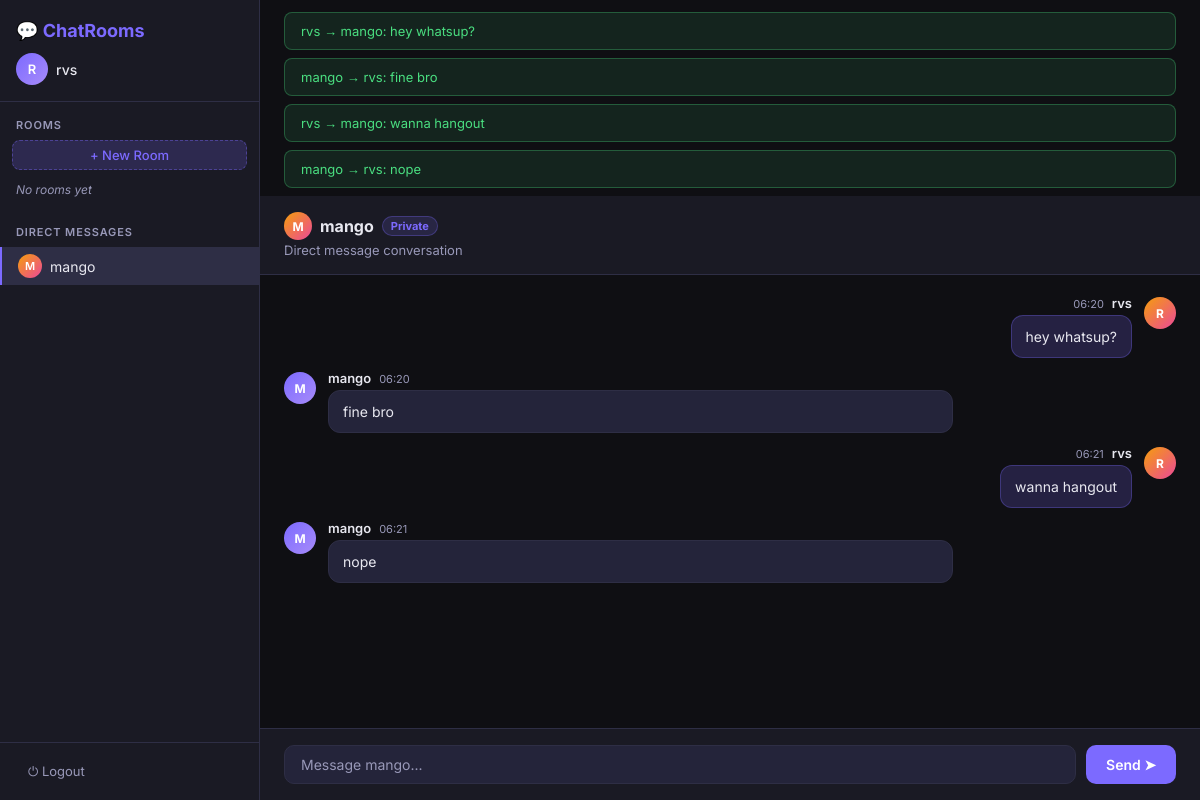
/private/mango/ (signed in), run on the app's committed database.
### chat/models.py (models this page shows)
class PrivateMessage(models.Model):
    sender = models.ForeignKey(User, on_delete=models.CASCADE, related_name='sent_messages')
    receiver = models.ForeignKey(User, on_delete=models.CASCADE, related_name='received_messages')
    content = models.TextField()
    timestamp = models.DateTimeField(auto_now_add=True)
    is_read = models.BooleanField(default=False)
    class Meta:
        ordering = ['timestamp']
    def __str__(self):
        return f'{self.sender.username} → {self.receiver.username}: {self.content[:50]}'

### chat/views.py (the view)
# urls.py: path('private/<str:username>/', views.private_chat_view, name='private_chat'),
@login_required
def private_chat_view(request, username):
    other_user = get_object_or_404(User, username=username)
    if other_user == request.user:
        return redirect('home')
    chat_messages = PrivateMessage.objects.filter(
        Q(sender=request.user, receiver=other_user) |
        Q(sender=other_user, receiver=request.user)
    ).order_by('timestamp')[:100]
    PrivateMessage.objects.filter(sender=other_user, receiver=request.user, is_read=False).update(is_read=True)
    users = User.objects.exclude(id=request.user.id)
    return render(request, 'chat/private_chat.html', {
        'other_user': other_user,
        'messages': chat_messages,
        'users': users,
    })

### chatproject/templates/chat/private_chat.html (shortened to what this page needs)
{% extends 'chat/base.html' %}
{% block content %}
<div class="chat-page">
    <div class="chat-header">
        <div class="chat-title">
            <div class="dm-header-avatar">{{ other_user.username|first|upper }}</div>
            {{ other_user.username }}
            <span class="dm-badge">Private</span>
        </div>
        <div class="chat-desc">Direct message conversation</div>
    </div>
    <div class="messages-container" id="messages">
        {% for msg in messages %}
        <div class="message {% if msg.sender == user %}own{% endif %}">
            <div class="msg-avatar">{{ msg.sender.username|first|upper }}</div>
            <div class="msg-body">
                <div class="msg-meta">
                    <span class="msg-author">{{ msg.sender.username }}</span>
                    <span class="msg-time">{{ msg.timestamp|time:"H:i" }}</span>
                </div>
                <div class="msg-content">{{ msg.content }}</div>
            </div>
        </div>
        {% empty %}
        <div class="empty-chat">
            <p>💬 No messages yet. Say hi to {{ other_user.username }}!</p>
        </div>
        {% endfor %}
    </div>
    <div class="message-input-area">
        <input type="text" id="message-input" class="message-input" placeholder="Message {{ other_user.username }}..." autocomplete="off">
        <button id="send-btn" class="send-btn">Send ➤</button>
    </div>
</div>
{% endblock %}

### chatproject/templates/chat/base.html (shortened to what this page needs)
<!DOCTYPE html>
<html lang="en">
<head>
    <link rel="stylesheet" href="/static/chat/css/style.css">
</head>
<body>
    {% if user.is_authenticated %}
    <div class="app-layout">
        <aside class="sidebar">
            <div class="sidebar-header">
                <div class="logo">💬 ChatRooms</div>
                <div class="user-badge">
                    <div class="avatar">{{ user.username|first|upper }}</div>
                    <span class="username-text">{{ user.username }}</span>
                </div>
            </div>
            <nav class="sidebar-nav">
                <div class="nav-section">
                    <div class="nav-section-title">Rooms</div>
                    <a href="{% url 'create_room' %}" class="btn-create">+ New Room</a>
                    {% for room in rooms %}
                    <a href="{% url 'room' room.name %}" class="nav-item {% if request.resolver_match.kwargs.room_name == room.name %}active{% endif %}">
                        <span class="room-hash">#</span> {{ room.name }}
                    </a>
                    {% empty %}
                    <p class="empty-hint">No rooms yet</p>
                    {% endfor %}
                </div>
                <div class="nav-section">
                    <div class="nav-section-title">Direct Messages</div>
                    {% for u in users %}
                    <a href="{% url 'private_chat' u.username %}" class="nav-item dm-item {% if request.resolver_match.kwargs.username == u.username %}active{% endif %}">
                        <div class="dm-avatar">{{ u.username|first|upper }}</div>
                        {{ u.username }}
                    </a>
                    {% empty %}
                    <p class="empty-hint">No other users</p>
                    {% endfor %}
                </div>
            </nav>
            <div class="sidebar-footer">
                <a href="{% url 'logout' %}" class="logout-btn">⏻ Logout</a>
            </div>
        </aside>
        <main class="main-content">
            {% if messages %}
            <div class="flash-messages">
                {% for msg in messages %}
                <div class="flash flash-{{ msg.tags }}">{{ msg }}</div>
                {% endfor %}
            </div>
            {% endif %}
            {% block content %}{% endblock %}
        </main>
    </div>
    {% else %}
    <div class="auth-wrapper">
        {% block auth_content %}{% endblock %}
    </div>
    {% endif %}
</body>
</html>

### data on the page
PrivateMessage: sender+receiver+content "rvs → mango: hey whatsup?", sender.username|first "R", sender.username "rvs", timestamp "06:20", content "hey whatsup?"
PrivateMessage: sender+receiver+content "mango → rvs: fine bro", sender.username|first "M", sender.username "mango", timestamp "06:20", content "fine bro"
PrivateMessage: sender+receiver+content "rvs → mango: wanna hangout", sender.username|first "R", sender.username "rvs", timestamp "06:21", content "wanna hangout"
PrivateMessage: sender+receiver+content "mango → rvs: nope", sender.username|first "M", sender.username "mango", timestamp "06:21", content "nope"

### other printed values
{{ user.username|first|upper }} "R"
{{ user.username }} "rvs"
{{ u.username|first|upper }} "M"
{{ u.username }} "mango"
{{ other_user.username|first|upper }} "M"
{{ other_user.username }} "mango"
